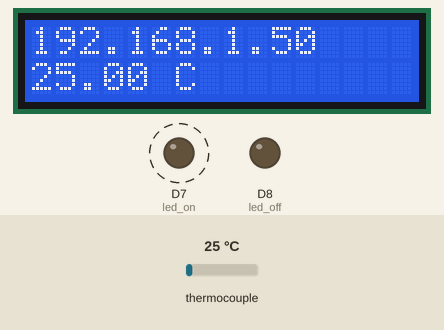
Simulated run of this sketch. Board: ESP8266 (NodeMCU). Parts: 16×2 character LCD, output pins drawn as LEDs (lit = HIGH). Dashed ring = blinking. The inputs (shaded band) are chosen by the test bench; at power-on: thermocouple 25 °C. WiFi joins after 1.5 s; servers stay silent unless stated; what the sketch prints to the serial monitor is not drawn.

Above: at 4.7 s.
4.8 s: thermocouple set to 6 °C
At 7.5 s:
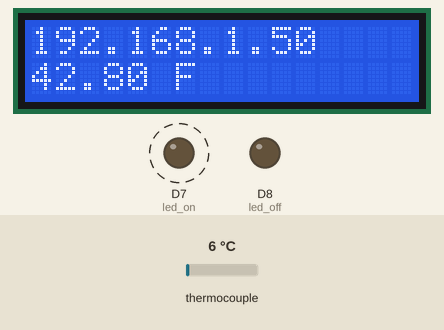
8.3 s: thermocouple set to 75 °C
At 10.7 s:
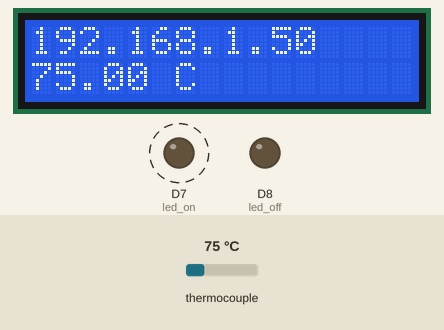
11.4 s: thermocouple set to 150 °C
At 12.7 s:
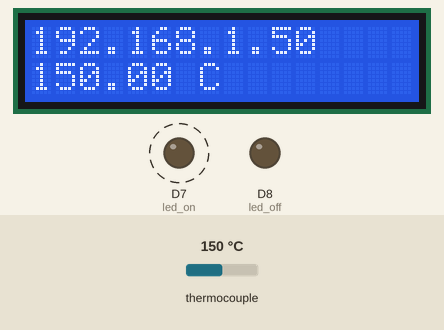
Timing chart, 0 to 19.4 s (numbered marks = the images above; inputs shaded):
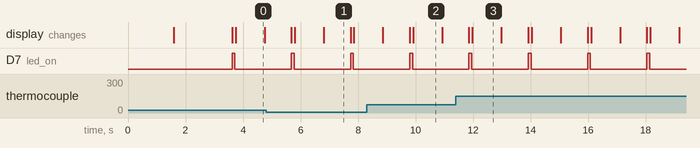

The sketch:

projeto_esp.ino
```cpp
#include <LiquidCrystal_I2C.h>
#include <Wire.h>
#include <ESP8266WiFi.h>
#include <WiFiClient.h>
#include <ESP8266WebServer.h>
#include <ESP8266mDNS.h>
#include <max6675.h>

LiquidCrystal_I2C lcd(0x27, 16, 2);

int thermoDO = D4;
int thermoCS = D5;
int thermoCLK = D6;
int led_on = D7;
int led_off = D8;
int conexao = 0;
int cont = 0;
int od = 0;

MAX6675 thermocouple(thermoCLK, thermoCS, thermoDO);

const char* ssid = "**********"; // insira aqui o nome da rede wifi.
const char* password = "***********"; // insira aqui a senha de rede.

ESP8266WebServer server(80);

void handleRoot() {
  String result = String(thermocouple.readCelsius());
  String ordem = String(od);
  server.send(200, "text/plain", ordem + " " + result);
}

void handleNotFound(){
  String message = "File Not Found\n";
  server.send(404, "text/plain", message);
}

void setup(void){

 pinMode(led_on, OUTPUT);
 pinMode(led_off, OUTPUT);

 Serial.begin(115200);

  WiFi.mode(WIFI_STA);
  WiFi.begin(ssid, password);

  while ((WiFi.status() != WL_CONNECTED) && (cont < 10)) {
    delay(500);
    Serial.print(".");
    cont ++;
  }

  Serial.print("Connected to ");
  Serial.println(ssid);
  Serial.print("IP address: ");
  Serial.println(WiFi.localIP());


  if (MDNS.begin("esp8266")) {
    Serial.println("MDNS responder started");
  }

  server.on("/", handleRoot);

  server.onNotFound(handleNotFound);

  server.begin();
  Serial.println("HTTP server started");

 Wire.begin(D1, D2);
 lcd.init();
 lcd.setBacklight(HIGH);
 lcd.setCursor(0,0);
 lcd.print("Conectando");
 lcd.setCursor(0,1);
 lcd.print(ssid);
 delay(2000);

if (WiFi.status() != WL_CONNECTED){
  conexao = 0;
  }
else{
  conexao = 1;
  }
}

void loop(void){
 lcd.setCursor(0,0);
 lcd.print("                ");
 lcd.setCursor(0,1);
 lcd.print("                ");

 if (conexao == 1){
 Serial.print("ON-Line");
 Serial.println("");
 digitalWrite(led_on, HIGH);
 delay(100);
 digitalWrite(led_on, LOW);

 server.handleClient();
 lcd.setCursor(0,0);
 lcd.print((WiFi.localIP()));
 lcd.setCursor(0,1);
 String rc = String(thermocouple.readCelsius());
 String rf = String(thermocouple.readFahrenheit());

 lcd.setCursor(0,1);
 lcd.print(rc + " C");
 delay(1000);
 lcd.setCursor(0,1);
 lcd.print(rf + " F");
 delay(900);
}

 else{
 Serial.print("Off-Line");
 Serial.println("");
 digitalWrite(led_off, HIGH);
 delay(100);
 digitalWrite(led_off, LOW);
 lcd.setCursor(0,0);
 lcd.print("OFF-LINE        ");
 String rc = String(thermocouple.readCelsius());
 String rf = String(thermocouple.readFahrenheit());
 lcd.setCursor(0,1);
 lcd.print(rc + " C");
 delay(1000);
 lcd.setCursor(0,1);
 lcd.print(rf + " F");
 delay(900);
 }
  od = od + 2;
}
```

Measured:
- by itself, D7 (led_on): alternates HIGH for 0.10 s and LOW for 2.0 s
- what the display in image 0 shows lasts 1.0 s, from 3.7 s to 4.7 s
- what the display in image 1 shows lasts 0.9 s, from 6.8 s to 7.7 s
